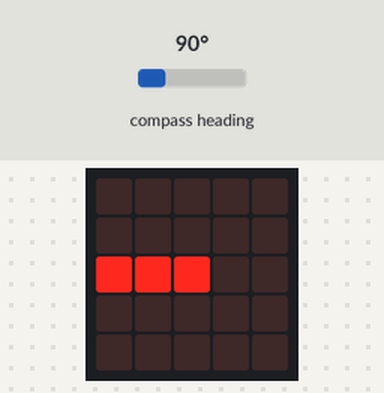
A program run on a simulated BBC micro:bit (MakeCode). Shown: the board's 5×5 LED display. The test bench sets the inputs (shaded band); at power-on: compass heading 90°. The compass is already calibrated.

Above: at 1.2 s.
1.3 s: compass heading set to 7°
At 2.1 s:
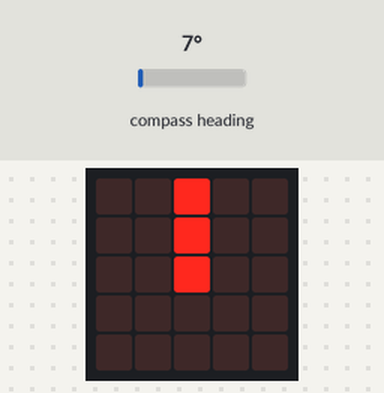
3.1 s: compass heading set to 180°
At 3.9 s:
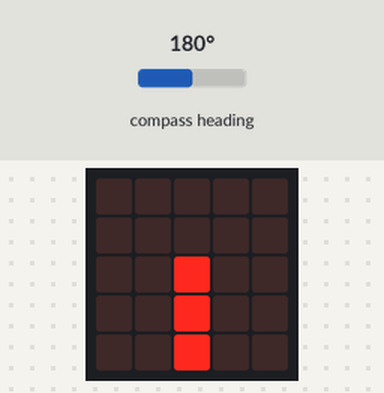
4.8 s: compass heading set to 269°
At 5.7 s:
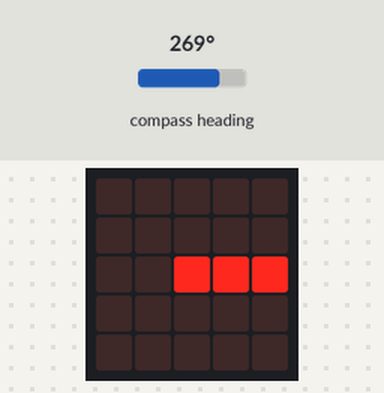
6.5 s: compass heading set to 90°
At 7.5 s:
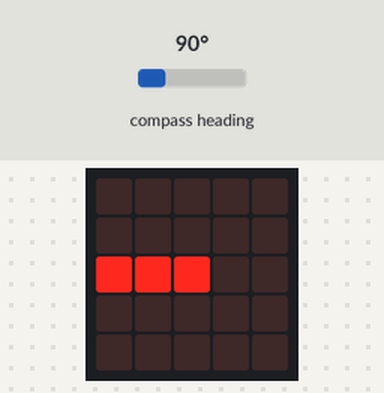
8.2 s: compass heading set to 352°
At 9.3 s:
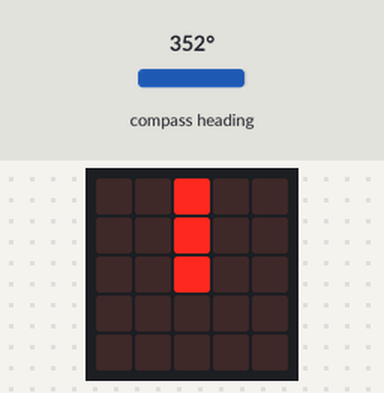
Timing chart, 0 to 10.9 s (numbered marks = the images above; inputs shaded):
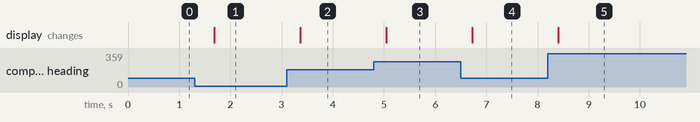

The program:

main.ts
```typescript
let d = 0
basic.forever(function () {
    d = input.compassHeading()
    if (Math.abs(d - 45) < 22) {
        basic.showLeds(`
            # . . . .
            . # . . .
            . . # . .
            . . . . .
            . . . . .
            `)
    } else if (Math.abs(d - 90) < 22) {
        basic.showLeds(`
            . . . . .
            . . . . .
            # # # . .
            . . . . .
            . . . . .
            `)
    } else if (Math.abs(d - 135) < 22) {
        basic.showLeds(`
            . . . . .
            . . . . .
            . . # . .
            . # . . .
            # . . . .
            `)
    } else if (Math.abs(d - 180) < 22) {
        basic.showLeds(`
            . . . . .
            . . . . .
            . . # . .
            . . # . .
            . . # . .
            `)
    } else if (Math.abs(d - 225) < 22) {
        basic.showLeds(`
            . . . . .
            . . . . .
            . . # . .
            . . . # .
            . . . . #
            `)
    } else if (Math.abs(d - 270) < 22) {
        basic.showLeds(`
            . . . . .
            . . . . .
            . . # # #
            . . . . .
            . . . . .
            `)
    } else if (Math.abs(d - 315) < 22) {
        basic.showLeds(`
            . . . . #
            . . . # .
            . . # . .
            . . . . .
            . . . . .
            `)
    } else {
        basic.showLeds(`
            . . # . .
            . . # . .
            . . # . .
            . . . . .
            . . . . .
            `)
    }
})
```

test.ts
```typescript
// aquí va el archivo "tests"; esto no se compilará cuando este paquete se utilice como una extensión.
```

Measured:
- after the input at 1.3 s, the display: changes after 0.38 s (image 1)
- after the input at 3.1 s, the display: changes after 0.26 s (image 2)
- after the input at 4.8 s, the display: changes after 0.24 s (image 3)
- after the input at 6.5 s, the display: changes after 0.22 s (image 4)
- after the input at 8.2 s, the display: changes after 0.20 s (image 5)
